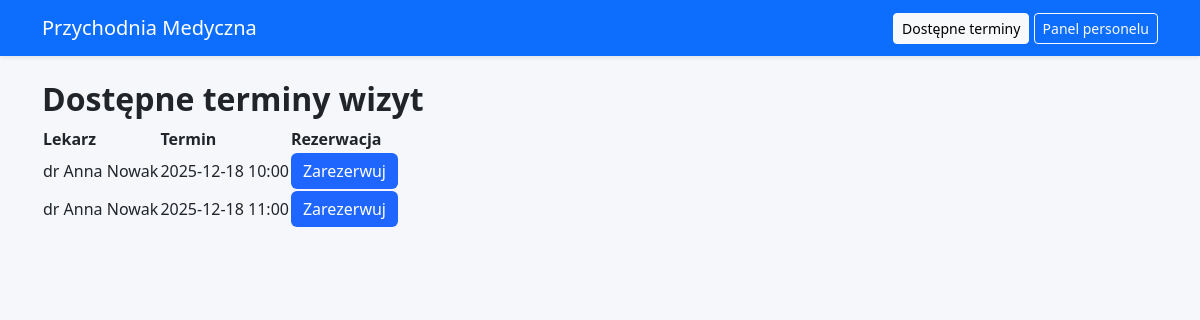
The app's page /appointments (signed in) with its own data.
### tables this page shows
CREATE TABLE appointments (
    id INTEGER PRIMARY KEY AUTOINCREMENT,
    doctor_id INTEGER,
    patient_id INTEGER,
    appointment_time TEXT,
    status TEXT DEFAULT 'wolny'
);

CREATE TABLE doctors (
    id INTEGER PRIMARY KEY AUTOINCREMENT,
    name TEXT NOT NULL,
    hours TEXT
);

### app.py (the view)
    def wrapper(*args, **kwargs):
        if 'user_id' not in session:
            flash("Musisz się zalogować!", "danger")
            return redirect(url_for('login'))
        return view(*args, **kwargs)

### app.py (called while the page is built)
def login_required(view):
    def wrapper(*args, **kwargs):
        if 'user_id' not in session:
            flash("Musisz się zalogować!", "danger")
            return redirect(url_for('login'))
        return view(*args, **kwargs)
    wrapper.__name__ = view.__name__
    return wrapper

@app.route("/appointments")
@login_required
def appointments_view():
    conn = get_conn()
    available = conn.execute(
        "SELECT a.id, a.appointment_time, d.name AS doctor_name "
        "FROM appointments a "
        "JOIN doctors d ON a.doctor_id = d.id "
        "WHERE a.status='wolny'"
    ).fetchall()
    conn.close()
    return render_template("appointments.html", appointments=available)

### database.py (called while the page is built)
def get_conn():
    conn = sqlite3.connect(DB_PATH)
    conn.row_factory = sqlite3.Row
    return conn

### templates/appointments.html
{% extends "base.html" %}
{% block content %}
<h2>Dostępne terminy wizyt</h2>
<table>
  <tr>
    <th>Lekarz</th>
    <th>Termin</th>
    <th>Rezerwacja</th>
  </tr>
  {% for a in appointments %}
  <tr>
    <td>{{ a.doctor_name }}</td>
    <td>{{ a.appointment_time }}</td>
    <td>
      <a href="{{ url_for('reserve_appointment', appointment_id=a.id) }}" class="btn btn-primary">
        Zarezerwuj
      </a>
    </td>
  </tr>
  {% endfor %}
</table>
{% endblock %}

### static/css/style.css (style rules this page uses)
body { background: #f5f7fb; }
.btn-primary { background-color: #1e66ff; border: none; }
h1, h2, h3 { font-weight: 600; }

### records on screen
appointments: doctor_name "dr Anna Nowak", appointment_time "2025-12-18 10:00"
appointments: doctor_name "dr Anna Nowak", appointment_time "2025-12-18 11:00"
